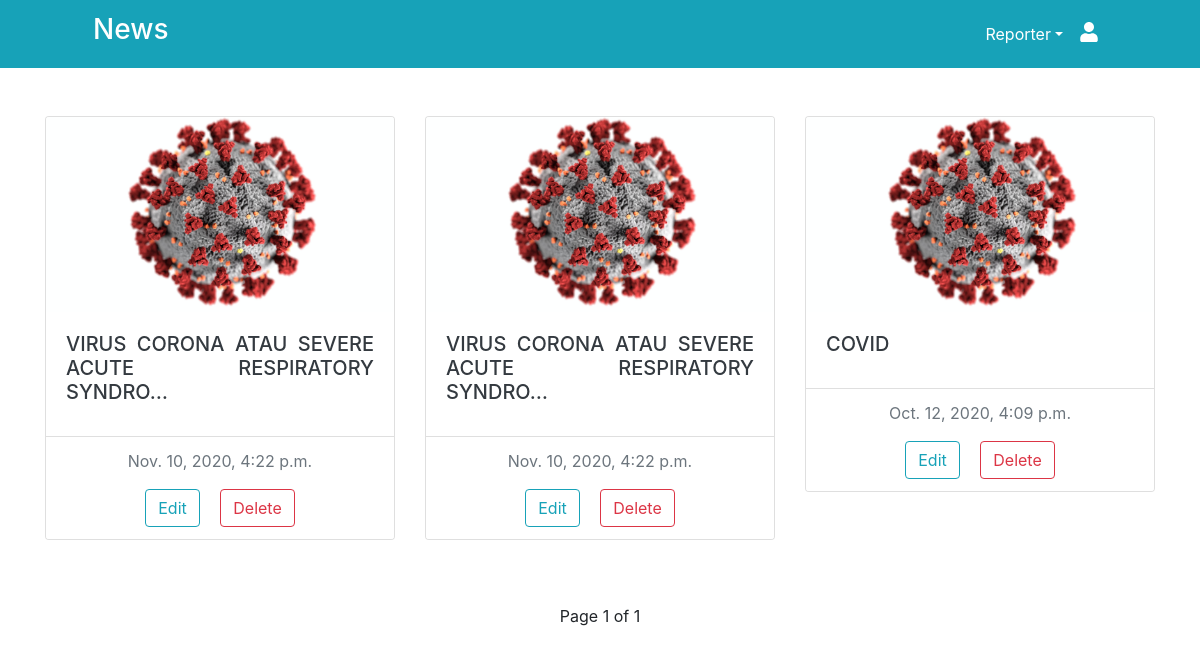
The app's page /reporter/my-post/ (signed in), older data.
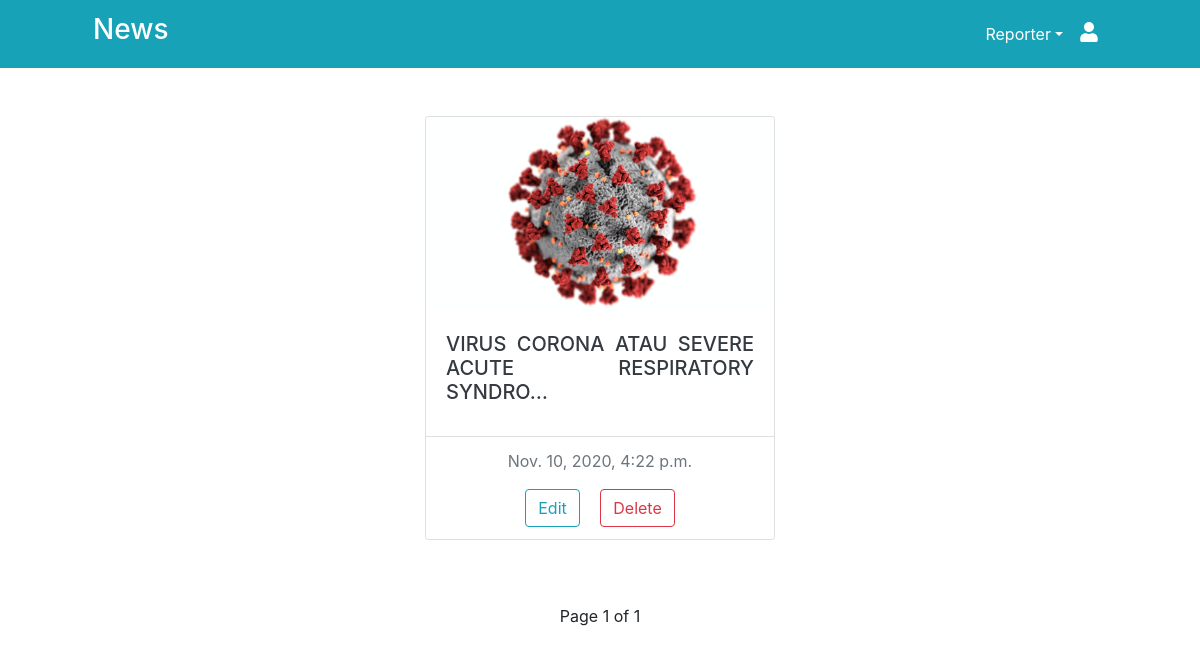
The same page, newer data.
### home/models.py (models this page shows, shortened)
class Blog(models.Model):
    title = models.CharField(max_length=100)
    date_add = models.DateTimeField(auto_now_add=True)
    image = models.ImageField(upload_to='static/img/blog/%Y/%m/%d/', height_field=None, width_field=None, max_length=None)
    reporter = models.ForeignKey(AUTH_USER_MODEL, on_delete=models.CASCADE)
    content = models.TextField()
    categorie = models.ForeignKey(Category, on_delete=models.CASCADE)
    status = models.BooleanField(default=True)
    viewer = models.IntegerField(default=0)
    class Meta:
        verbose_name = "Blog"
        verbose_name_plural = "Blogs"

### reporter/views.py (the view)
# urls.py: path('my-post/', views.my_post, name='my-post'),
def my_post(request):
    if request.user.is_authenticated and request.user.is_reporter == True:
        getData = Blog.objects.filter(reporter=request.user.id, status=True)
        paginator = Paginator(getData, 20)
        pageNum = request.GET.get('page')
        data = paginator.get_page(pageNum)
        return render(request, 'reporter/mypost.html', {
            'data': data,
        })
    else:
        return redirect('home:dont-have-access')

### templates/reporter/mypost.html (shortened to what this page needs)
{% extends 'base-reporter.html' %}
{% load static %}
{% block content %}
<div class="container my-5">
    <div class="row justify-content-around">
        {% for i in data %}
        <div class="col-sm-4">
            <div class="card mb-3 mx-auto">
                <a href="../../post/{{i.id}}/">
                    <img src="../../{{i.image}}" alt="{{i.title}}" class="card-img-top">
                    <div class="card-body">
                        <h5 class="card-title text-uppercase text-dark text-break text-justify">
                            {{ i.title|truncatechars:50 }}
                        </h5>
                    </div>
                </a>
                <div class="card-footer text-center bg-white">
                    <p class="text-muted">{{i.date_add}}</p>
                    <a href="../edit-post/{{i.id}}/" class="btn btn-outline-info mr-3">Edit</a>
                    <a href="../delete-post-confirm/{{i.id}}/" class="btn btn-outline-danger">Delete</a>
                </div>
            </div>
        </div>
        {% endfor %}
    </div>
</div>
<div class="container my-3">
    <div class="row">
        <div class="col text-center">
            <span>Page {{data.number}} of {{data.paginator.num_pages}}</span>
        </div>
    </div>
</div>
{% endblock content %}

Row changes from the older to the newer data that the page shows:
removed Blog: image (picture), title "VIRUS CORONA ATAU SEVERE ACUTE RESPIRATORY SYNDRO…", date_add "Nov. 10, 2020, 4:22 p.m."
removed Blog: image (picture), title "COVID", date_add "Oct. 12, 2020, 4:09 p.m."
